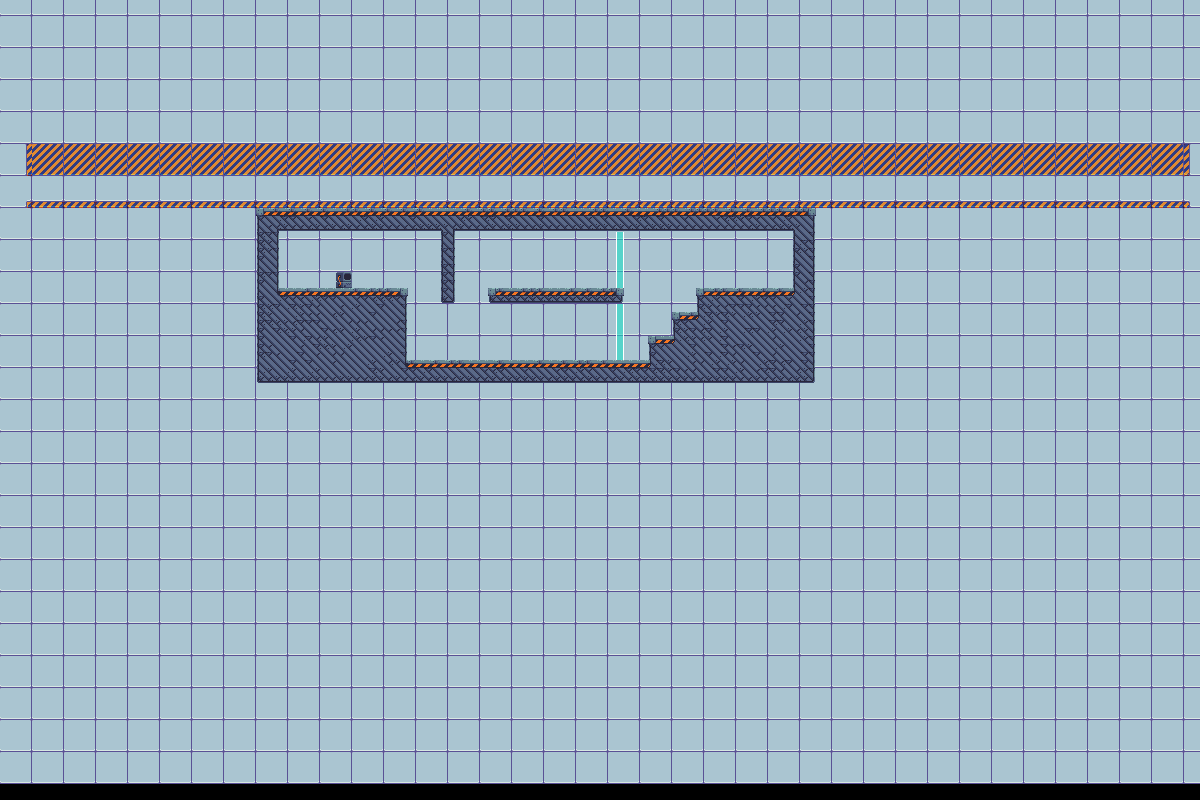

Tiled map render using the project's own tile images. Description and the map definition, with tile-layer contents summarised, below:
An orthogonal 150x100 tile map with 8x8 px tiles, 4 tile layers (background, midground, foreground, navigationLayer), 10 tilesets and 16 objects (10x floor, 2x normalBox, next_level, death, StartPoint).

<map version="1.2" tiledversion="1.2.0" orientation="orthogonal" renderorder="right-down" width="150" height="100" tilewidth="8" tileheight="8" infinite="0" nextlayerid="16" nextobjectid="73">
 <properties>
  <property name="background_music" value="song21.ogg" />
  <property name="testValue" type="int" value="2" />
 </properties>
 <tileset firstgid="1" name="IndustrialTileset" tilewidth="8" tileheight="8" tilecount="1296" columns="36">
  <image source="industrial-tileset.png" width="288" height="288" />
  <terraintypes>
   <terrain name="Platforms" tile="814" />
  </terraintypes>
  <tile id="458" terrain=",,,0" />
  <tile id="459" terrain=",,0,0" />
  <tile id="460" terrain=",,0,0" />
  <tile id="461" terrain=",,0," />
  <tile id="494" terrain=",0,,0" />
  <tile id="495" terrain="0,0,0,0" />
  <tile id="496" terrain="0,0,0,0" />
  <tile id="497" terrain="0,,0," />
  <tile id="528" terrain=",,,0" />
  <tile id="529" terrain=",,0,0" />
  <tile id="530" terrain=",0,0,0" />
  <tile id="531" terrain="0,0,0,0" />
  <tile id="532" terrain="0,0,0,0" />
  <tile id="533" terrain="0,,0,0" />
  <tile id="534" terrain=",,0,0" />
  <tile id="535" terrain=",,0," />
  <tile id="564" terrain=",0,,0" />
  <tile id="565" terrain="0,0,0,0" />
  <tile id="566" terrain="0,0,0,0" />
  <tile id="567" terrain="0,0,0,0" />
  <tile id="568" terrain="0,0,0,0" />
  <tile id="569" terrain="0,0,0,0" />
  <tile id="570" terrain="0,0,0,0" />
  <tile id="571" terrain="0,,0," />
  <tile id="600" terrain=",0,,0" />
  <tile id="601" terrain="0,0,0,0" />
  <tile id="602" terrain="0,0,0,0" />
  <tile id="603" terrain="0,0,0,0" />
  <tile id="604" terrain="0,0,0,0" />
  <tile id="605" terrain="0,0,0,0" />
  <tile id="606" terrain="0,0,0,0" />
  <tile id="607" terrain="0,,0," />
  <tile id="636" terrain=",0,," />
  <tile id="637" terrain="0,0,," />
  <tile id="638" terrain="0,0,,0" />
  <tile id="639" terrain="0,0,0,0" />
  <tile id="640" terrain="0,0,0,0" />
  <tile id="641" terrain="0,0,0," />
  <tile id="642" terrain="0,0,," />
  <tile id="643" terrain="0,,," />
  <tile id="674" terrain=",0,,0" />
  <tile id="675" terrain="0,0,0,0" />
  <tile id="676" terrain="0,0,0,0" />
  <tile id="677" terrain="0,,0," />
  <tile id="710" terrain=",0,," />
  <tile id="711" terrain="0,0,," />
  <tile id="712" terrain="0,0,," />
  <tile id="713" terrain="0,,," />
 </tileset>
 <tileset firstgid="1297" name="Vent" tilewidth="16" tileheight="16" tilecount="5" columns="5">
  <image source="../textures/vent/vent.png" width="80" height="16" />
  <tile id="0">
   <animation>
    <frame tileid="0" duration="100" />
    <frame tileid="1" duration="100" />
    <frame tileid="2" duration="100" />
    <frame tileid="3" duration="100" />
    <frame tileid="4" duration="100" />
   </animation>
  </tile>
 </tileset>
 <tileset firstgid="1302" name="laser-turn-off" tilewidth="16" tileheight="64" tilecount="7" columns="7">
  <image source="../textures/laser/laser-turn-off.png" width="112" height="64" />
  <tile id="6">
   <animation>
    <frame tileid="6" duration="100" />
    <frame tileid="5" duration="100" />
    <frame tileid="4" duration="100" />
    <frame tileid="3" duration="100" />
    <frame tileid="2" duration="100" />
    <frame tileid="1" duration="100" />
    <frame tileid="0" duration="100" />
   </animation>
  </tile>
 </tileset>
 <tileset firstgid="1309" name="scifitiles-sheet" tilewidth="32" tileheight="32" tilecount="84" columns="14">
  <image source="../textures/scifitiles-sheet.png" width="448" height="192" />
  <terraintypes>
   <terrain name="Grey terrain" tile="20" />
   <terrain name="Blue terrain" tile="4" />
  </terraintypes>
  <tile id="4" terrain="1,1,1,1" />
  <tile id="5" terrain="1,1,1,0" />
  <tile id="6" terrain="1,1,0,0" />
  <tile id="7" terrain="1,1,0,1" />
  <tile id="8" terrain="0,0,0,1" />
  <tile id="9" terrain="0,0,1,0" />
  <tile id="19" terrain="1,0,1,0" />
  <tile id="20" terrain="0,0,0,0" />
  <tile id="21" terrain="0,1,0,1" />
  <tile id="22" terrain="0,1,0,0" />
  <tile id="23" terrain="1,0,0,0" />
  <tile id="33" terrain="1,0,1,1" />
  <tile id="34" terrain="0,0,1,1" />
  <tile id="35" terrain="0,1,1,1" />
 </tileset>
 <tileset firstgid="1393" name="console-turn-on" tilewidth="16" tileheight="16" tilecount="10" columns="10">
  <image source="../textures/console/console-turn-on.png" width="160" height="16" />
  <tile id="0">
   <animation>
    <frame tileid="0" duration="100" />
    <frame tileid="1" duration="100" />
    <frame tileid="2" duration="100" />
    <frame tileid="3" duration="100" />
    <frame tileid="4" duration="100" />
    <frame tileid="5" duration="100" />
    <frame tileid="6" duration="100" />
    <frame tileid="7" duration="100" />
    <frame tileid="8" duration="100" />
    <frame tileid="9" duration="100" />
   </animation>
  </tile>
 </tileset>
 <tileset firstgid="1403" name="console-turn-on_left" tilewidth="16" tileheight="16" tilecount="10" columns="10">
  <image source="../textures/console/console-turn-on_left.png" width="160" height="16" />
  <tile id="0">
   <animation>
    <frame tileid="9" duration="100" />
    <frame tileid="8" duration="100" />
    <frame tileid="7" duration="100" />
    <frame tileid="6" duration="100" />
    <frame tileid="5" duration="100" />
    <frame tileid="4" duration="100" />
    <frame tileid="3" duration="100" />
    <frame tileid="2" duration="100" />
    <frame tileid="1" duration="100" />
    <frame tileid="0" duration="100" />
   </animation>
  </tile>
 </tileset>
 <tileset firstgid="1413" name="Keyboard Black" tilewidth="16" tileheight="16" tilecount="256" columns="16">
  <image source="../textures/controls/Keyboard Black.png" width="256" height="256" />
 </tileset>
 <tileset firstgid="1669" name="mouse_pixelart" tilewidth="15" tileheight="22" tilecount="2" columns="2">
  <image source="../textures/mouse_pixelart.png" width="30" height="22" />
 </tileset>
 <tileset firstgid="1671" name="navigation" tilewidth="8" tileheight="8" tilecount="1" columns="1">
  <image source="navigation.png" width="8" height="8" />
 </tileset>
 <tileset firstgid="1672" name="GlassTexture" tilewidth="8" tileheight="8" tilecount="15" columns="5">
  <image source="../textures/GlassTexture.png" width="40" height="24" />
 </tileset>
 <layer id="1" name="background" width="150" height="100">
  <properties>
   <property name="parallaxSpeed" type="float" value="0.8" />
  </properties>
  <data>[15000 cells, 950 non-empty, 7 distinct tile ids]</data>
 </layer>
 <layer id="2" name="midground" width="150" height="100">
  <properties>
   <property name="parallaxSpeed" type="float" value="0.9" />
  </properties>
  <data>[15000 cells, 0 non-empty, 0 distinct tile ids]</data>
 </layer>
 <layer id="3" name="foreground" width="150" height="100">
  <data>[15000 cells, 862 non-empty, 49 distinct tile ids]</data>
 </layer>
 <layer id="4" name="navigationLayer" width="150" height="100">
  <properties>
   <property name="Navigation" type="bool" value="true" />
  </properties>
  <data>[15000 cells, 0 non-empty, 0 distinct tile ids]</data>
 </layer>
 <group id="5" name="Colliders">
  <objectgroup id="6" name="Win">
   <object id="22" name="Trigger" type="next_level" x="336" y="232" width="16" height="56" />
  </objectgroup>
  <objectgroup id="7" name="Glass">
   <object id="39" x="616" y="232" width="8" height="128" />
  </objectgroup>
  <objectgroup id="8" name="Death">
   <object id="19" name="death" x="8" y="392" width="1200" height="40" />
  </objectgroup>
  <objectgroup id="9" name="Platforms" />
  <objectgroup id="10" name="Floor">
   <properties>
    <property name="testValue" type="int" value="5" />
   </properties>
   <object id="2" name="floor" x="408" y="360" width="384" height="24" />
   <object id="59" name="floor" x="280" y="288" width="128" height="96" />
   <object id="60" name="floor" x="440" y="232" width="16" height="72" />
   <object id="61" name="floor" x="488" y="288" width="128" height="16" />
   <object id="62" name="floor" x="280" y="208" width="512" height="24" />
   <object id="63" name="floor" x="256" y="208" width="24" height="176" />
   <object id="64" name="floor" x="648" y="336" width="144" height="24" />
   <object id="69" name="floor" x="672" y="312" width="120" height="24" />
   <object id="70" name="floor" x="696" y="288" width="96" height="24" />
   <object id="71" name="floor" x="792" y="208" width="24" height="176" />
  </objectgroup>
 </group>
 <group id="11" name="Player">
  <objectgroup id="12" name="PlayerData">
   <properties>
    <property name="testValue" type="int" value="3" />
   </properties>
   <object id="9" name="StartPoint" x="472" y="352">
    <point />
   </object>
  </objectgroup>
 </group>
 <group id="13" name="GameObjects">
  <objectgroup id="14" name="Triggers" />
  <objectgroup id="15" name="GameObjects">
   <object id="35" name="normalBox" x="696" y="272" width="16" height="16" />
   <object id="72" name="normalBox" x="528" y="256" width="32" height="32" />
  </objectgroup>
 </group>
</map>
